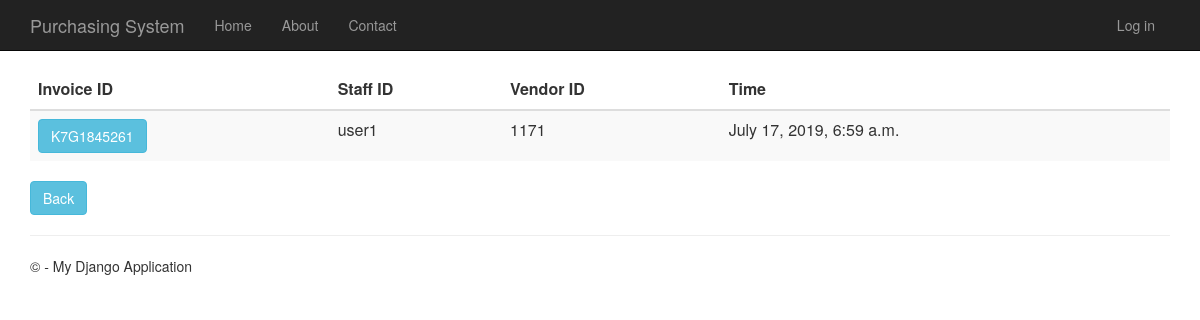
/invoicehistory, run on the app's committed database.
### Invoice/models.py (models this page shows)
class Invoice(models.Model):
    invoice_id = models.CharField(primary_key= True, max_length=10)
    time_created = models.DateTimeField()
    description = models.CharField(max_length=100)
    total_price = models.DecimalField(max_digits=10, decimal_places=2, default=Decimal('0.00'))
    invoice_status = models.CharField(max_length=20)
    purchase_order_id =models.OneToOneField(PurchaseOrder,on_delete = models.CASCADE)
    person_id = models.ForeignKey(Person,on_delete= models.CASCADE)
    vendor_id = models.ForeignKey(Vendor,on_delete = models.CASCADE)

### app/models.py (models this page shows, shortened)
class Person(models.Model):
    user_id = models.OneToOneField(User)
    person_id = models.CharField(primary_key=True, max_length=10)
    person_name = models.TextField()
    person_address = models.TextField()
    person_phone_number = models.TextField()
    person_role = models.TextField(default = 'MANAGER')

class Vendor(models.Model):
    vendor_id = models.CharField(primary_key=True, max_length=10)
    vendor_name = models.TextField()
    vendor_phone_number = models.TextField()
    vendor_address = models.TextField()
    vendor_email = models.TextField()
    def __str__(self):
        return str(self.vendor_id)

### Invoice/views.py (the view)
# urls.py: url(r'^invoicehistory', Invoice.views.invoicehistory, name="invoice_history"),
def invoicehistory(request):
    invoice = Invoice.objects.all()
    context = {
            'title':'Invoice History',
            'rows':invoice
        }
    return render(request,'Invoice/invoicehistory.html',context)

### Invoice/templates/Invoice/invoicehistory.html
﻿{% extends "app/layout.html" %}
{% block content %}
<div class="purcahseorderhistory margintop" action="menu" >
    <form action="invoicehistorydetails" method="GET">
        <table class="table table-striped margintop">
          <thead>
            <tr>
              <th scope="col">Invoice ID</th>
              <th scope="col">Staff ID</th>
              <th scope="col">Vendor ID</th>
              <th scope="col">Time</th>
            </tr>
          </thead>
          <tbody>
              {% for r in rows %}
            <tr>
                 <td><button type="submit" name="inv_id" value="{{r.invoice_id}}" class="btn btn-info" >{{r.invoice_id}}</button></td>
                 <td>{{r.person_id.person_id}}</td>
                 <td>{{r.vendor_id}}</td>
                 <td>{{r.time_created}}</td>
            </tr>
              {% endfor %}
          </tbody>
        </table>
        <div class="margintop">
            <a type="submit" class="btn btn-info" href="/menu">Back</a>
        </div>
    </form>
</div>
{% endblock %}

### app/static/app/content/site.css (style rules this page uses)
body { padding-top: 50px; padding-bottom: 20px; }

### data on the page
Invoice: invoice_id "K7G1845261", person_id.person_id "user1", vendor_id "1171", time_created "July 17, 2019, 6:59 a.m."
